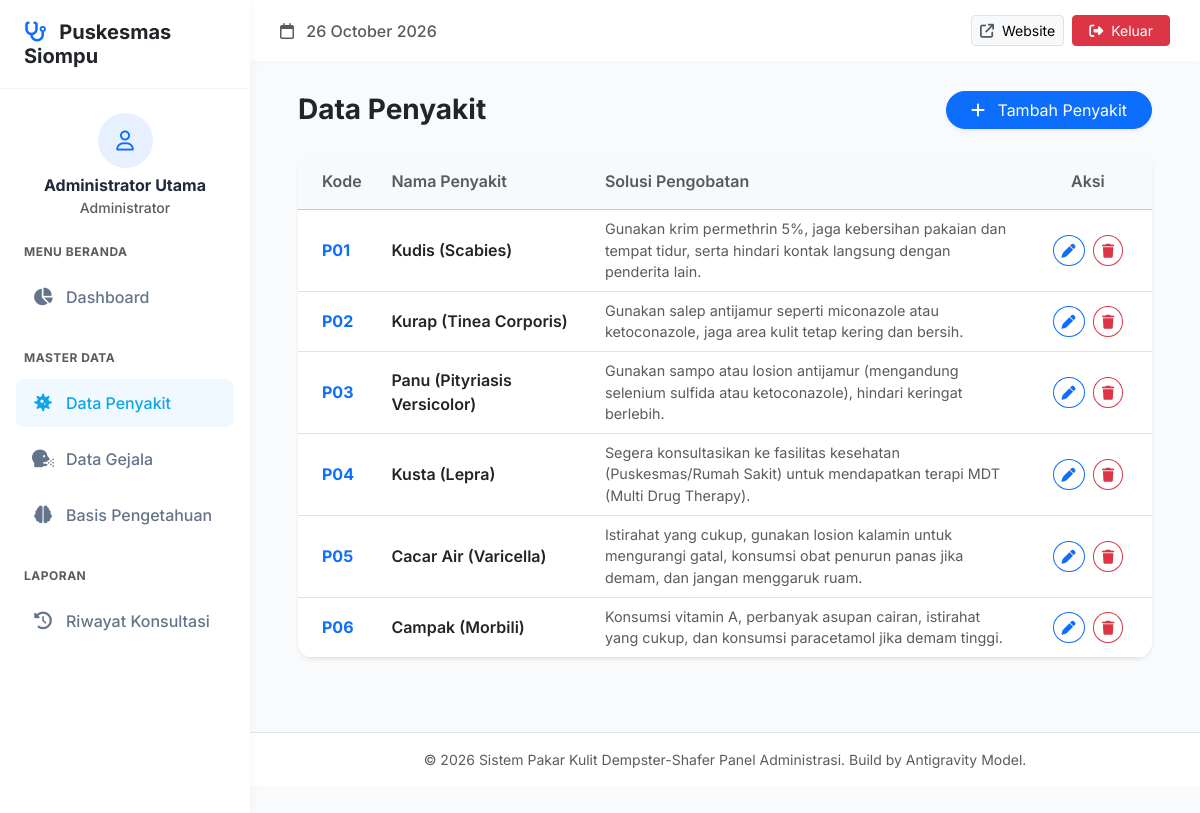
Page /admin/penyakit.php (signed in) on the committed database.
### tables this page shows
CREATE TABLE `penyakit` (
  `kode_penyakit` varchar(10) NOT NULL,
  `nama_penyakit` varchar(100) NOT NULL,
  `solusi` text NOT NULL,
  `gambar` varchar(255) DEFAULT NULL,
  `gambar_solusi` varchar(255) DEFAULT NULL,
  PRIMARY KEY (`kode_penyakit`)
);

### admin/penyakit.php (the view, shortened to what this page needs)
<?php
require_once 'includes/header.php';
$query = mysqli_query($koneksi, "SELECT * FROM penyakit ORDER BY kode_penyakit ASC");
?>
<div class="d-flex justify-content-between align-items-center mb-4">
    <h3 class="fw-bold mb-0 text-dark">Data Penyakit</h3>
    <button type="button" class="btn btn-primary rounded-pill px-4 shadow-sm" data-bs-toggle="modal" data-bs-target="#addModal">
        <i class="fa-solid fa-plus me-2"></i> Tambah Penyakit
    </button>
</div>
<div class="card border-0 shadow-sm rounded-4 overflow-hidden bg-white mb-4">
    <div class="card-body p-0">
        <div class="table-responsive">
            <table class="table table-hover align-middle mb-0">
                <thead class="table-light">
                    <tr>
                        <th class="py-3 ps-4 text-muted fw-semibold" width="10%">Kode</th>
                        <th class="py-3 text-muted fw-semibold" width="25%">Nama Penyakit</th>
                        <th class="py-3 text-muted fw-semibold" width="50%">Solusi Pengobatan</th>
                        <th class="py-3 text-muted fw-semibold text-center" width="15%">Aksi</th>
                    </tr>
                </thead>
                <tbody>
                    <?php if (mysqli_num_rows($query) > 0): ?>
                        <?php while ($row = mysqli_fetch_assoc($query)): ?>
                        <tr>
                            <td class="ps-4 fw-bold text-primary"><?= $row['kode_penyakit']; ?></td>
                            <td class="fw-semibold text-dark"><?= htmlspecialchars($row['nama_penyakit']); ?></td>
                            <td><div style="max-height: 80px; overflow-y: auto; font-size: 0.9rem;" class="pe-2 text-muted"><?= nl2br(htmlspecialchars($row['solusi'])); ?></div></td>
                            <td class="text-center">
                                <button class="btn btn-sm btn-outline-primary rounded-circle me-1" data-bs-toggle="modal" data-bs-target="#editModal<?= $row['kode_penyakit']; ?>" title="Edit">
                                    <i class="fa-solid fa-pen"></i>
                                </button>
                                <a href="penyakit.php?del=<?= $row['kode_penyakit']; ?>" class="btn btn-sm btn-outline-danger rounded-circle" onclick="confirmDelete(event, this.href, 'Yakin ingin menghapus <?=$row['nama_penyakit'];?>? Data aturan(rule) yang berelasi juga akan terhapus!')" title="Hapus">
                                    <i class="fa-solid fa-trash"></i>
                                </a>
                            </td>
                        </tr>
                        <?php endwhile; ?>
                    <?php else: ?>
                        <tr><td colspan="4" class="text-center py-4 text-muted">Belum ada data penyakit.</td></tr>
                    <?php endif; ?>
                </tbody>
            </table>
        </div>
    </div>
</div>
<?php require_once 'includes/footer.php'; ?>

### admin/includes/header.php (style rules this page uses)
body { font-family: 'Inter', sans-serif; background-color: #f8fafc; color: #1e293b; overflow-x: hidden; }

### rows in the picture
penyakit: kode_penyakit "P01", nama_penyakit "Kudis (Scabies)", solusi "Gunakan krim permethrin 5%, jaga kebersihan pakaian dan tempat tidur, serta hindari kontak langsung dengan penderita lain."
penyakit: kode_penyakit "P02", nama_penyakit "Kurap (Tinea Corporis)", solusi "Gunakan salep antijamur seperti miconazole atau ketoconazole, jaga area kulit tetap kering dan bersih."
penyakit: kode_penyakit "P03", nama_penyakit "Panu (Pityriasis Versicolor)", solusi "Gunakan sampo atau losion antijamur (mengandung selenium sulfida atau ketoconazole), hindari keringat berlebih."
penyakit: kode_penyakit "P04", nama_penyakit "Kusta (Lepra)", solusi "Segera konsultasikan ke fasilitas kesehatan (Puskesmas/Rumah Sakit) untuk mendapatkan terapi MDT (Multi Drug Therapy)."
penyakit: kode_penyakit "P05", nama_penyakit "Cacar Air (Varicella)", solusi "Istirahat yang cukup, gunakan losion kalamin untuk mengurangi gatal, konsumsi obat penurun panas jika demam, dan jangan menggaruk ruam."
penyakit: kode_penyakit "P06", nama_penyakit "Campak (Morbili)", solusi "Konsumsi vitamin A, perbanyak asupan cairan, istirahat yang cukup, dan konsumsi paracetamol jika demam tinggi."

### other values in the picture
$_SESSION['admin_nama'] "Administrator Utama"
